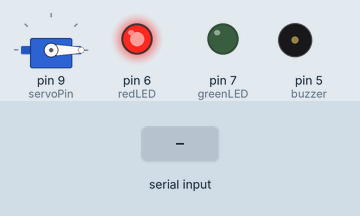
The sketch below on a simulated Arduino Uno, built with avr-gcc and run on an emulated ATmega328P. Shown: servo, output pins drawn as LEDs (lit = HIGH), buzzer (waves = sounding). Dashed ring = blinking. The test bench sets the inputs (shaded band). What the sketch prints to the serial monitor is not drawn.

Above: at 1.2 s.
1.3 s: "OPEN\n" received over Serial
At 3.6 s:
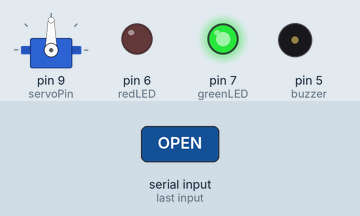
4.3 s: "CLOSE\n" received over Serial
At 4.38 s:
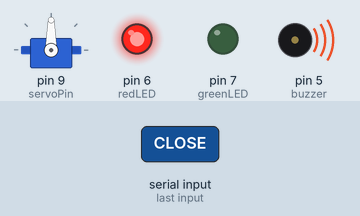
7.3 s: "DENY\n" received over Serial
At 7.98 s:
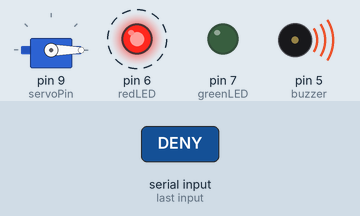
Timing chart, 0 to 10.3 s (numbered marks = the images above; inputs shaded):
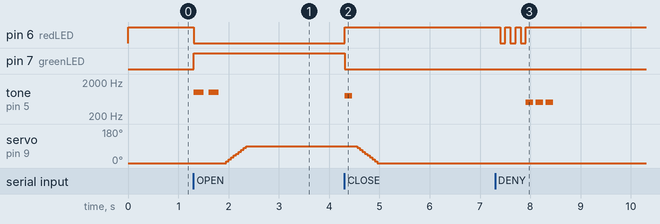

The sketch:

ARDUINO_CODE.ino
```cpp
#include <Servo.h>

int greenLED = 7;
int redLED = 6;
int buzzer = 5;
int servoPin = 9;

Servo doorLock;

void setup() {
    Serial.begin(9600);

    pinMode(greenLED, OUTPUT);
    pinMode(redLED, OUTPUT);
    pinMode(buzzer, OUTPUT);

    doorLock.attach(servoPin);

    doorLock.write(0);
    digitalWrite(greenLED, LOW);
    digitalWrite(redLED, HIGH);
    noTone(buzzer);

    Serial.println("🔐 Door Lock System Initialized");
    Serial.println("Status: LOCKED with Red Light");
}

void loop() {
    if (Serial.available() > 0) {
        String command = Serial.readStringUntil('\n');
        command.trim();
        command.toUpperCase();

        if (command == "OPEN") {
            unlockDoor();
        }
        else if (command == "CLOSE") {
            lockDoor();
        }
        else if (command == "DENY") {
            accessDenied();
        }
    }
}

void unlockDoor() {
    Serial.println("\n✅ DOOR UNLOCKING...");

    digitalWrite(greenLED, HIGH);
    digitalWrite(redLED, LOW);

    tone(buzzer, 1000, 200);
    delay(300);
    tone(buzzer, 1000, 200);
    delay(300);
    noTone(buzzer);

    for (int i = 0; i <= 90; i += 10) {
        doorLock.write(i);
        delay(50);
    }
    doorLock.write(90);

    Serial.println("🟢 Door UNLOCKED - Green Light ON");
    Serial.println("⏱️  Door will auto-lock in 5 seconds...\n");
}

void lockDoor() {
    Serial.println("\n🔐 DOOR LOCKING...");

    digitalWrite(redLED, HIGH);
    digitalWrite(greenLED, LOW);

    tone(buzzer, 800, 150);
    delay(200);
    noTone(buzzer);

    for (int i = 90; i >= 0; i -= 10) {
        doorLock.write(i);
        delay(50);
    }
    doorLock.write(0);

    Serial.println("🔴 Door LOCKED - Red Light ON");
    Serial.println("Status: Ready for next authentication\n");
}

void accessDenied() {
    Serial.println("\n❌ ACCESS DENIED!");

    for (int i = 0; i < 3; i++) {
        digitalWrite(redLED, HIGH);
        delay(100);
        digitalWrite(redLED, LOW);
        delay(100);
    }
    digitalWrite(redLED, HIGH);
    digitalWrite(greenLED, LOW);

    for (int i = 0; i < 3; i++) {
        tone(buzzer, 500, 150);
        delay(200);
    }
    noTone(buzzer);

    doorLock.write(0);

    Serial.println("🔴 Red Light BLINKING - Door LOCKED");
    Serial.println("Reason: Unknown face / Video / Photo / Spoofing\n");
}
```

Measured:
- after the input at 1.3 s, pin 6 (redLED): HIGH → LOW at once; pin 7 (greenLED): LOW → HIGH at once; tone on pin 5 (buzzer): alternates 1000 Hz for 0.20 s and silent for 0.10 s, 4 changes in all, then stays silent, starting at once; servo on pin 9 (servoPin): moves from 0° to 90° over 0.40 s, starting after 0.66 s
- after the input at 4.3 s, pin 6 (redLED): LOW → HIGH at once; pin 7 (greenLED): HIGH → LOW at once; tone on pin 5 (buzzer): silent → 800 Hz at once, → silent 0.15 s later; servo on pin 9 (servoPin): moves from 90° to 0° over 0.40 s, starting after 0.26 s
- after the input at 7.3 s, pin 6 (redLED): alternates HIGH for 0.10 s and LOW for 0.10 s, 6 changes in all, then stays HIGH, starting after 0.11 s; tone on pin 5 (buzzer): alternates 500 Hz for 0.15 s and silent for 0.05 s, 6 changes in all, then stays silent, starting after 0.61 s
